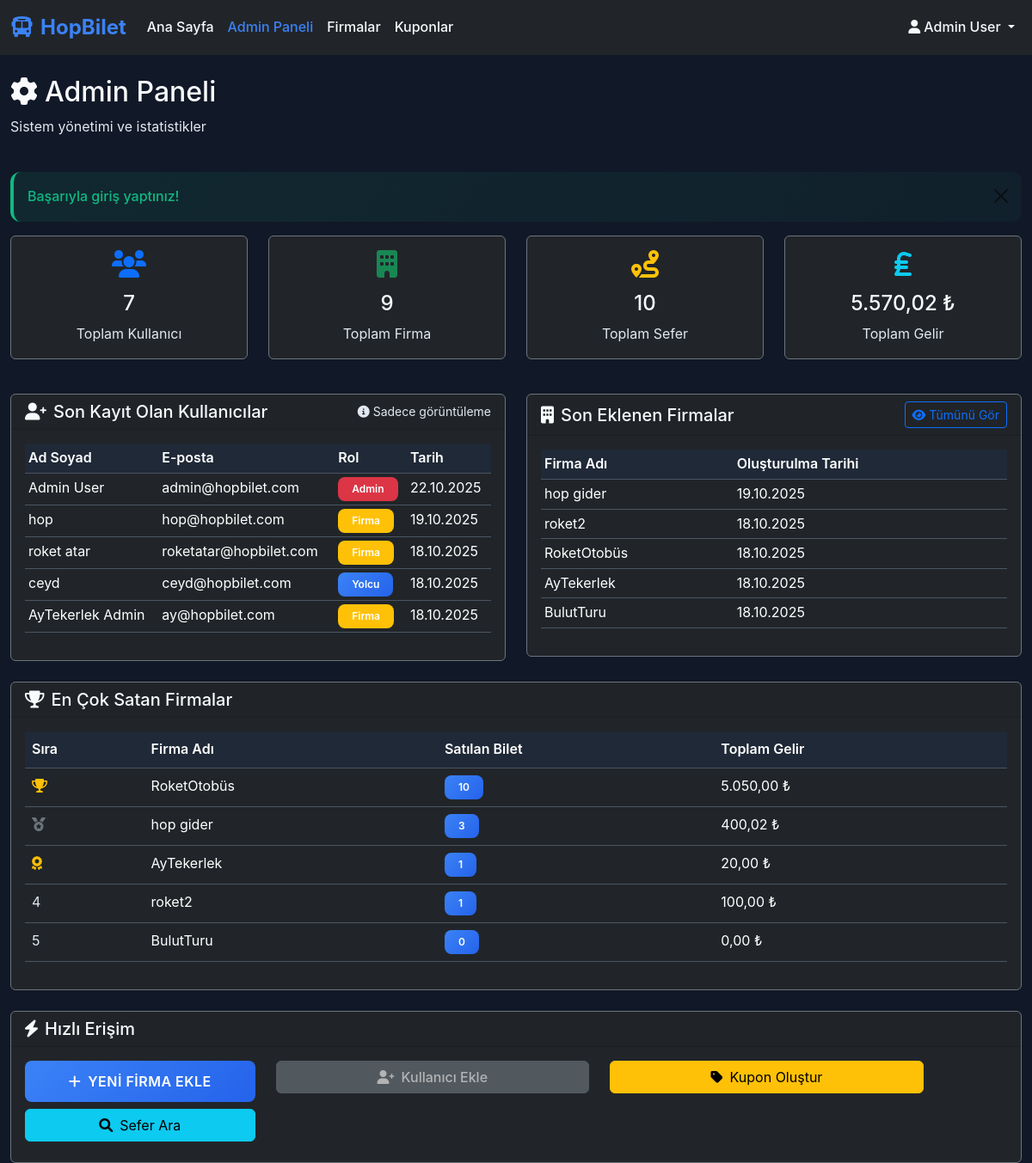
Page /admin/dashboard.php (signed in) on the committed database.
### tables this page shows
CREATE TABLE users (
            id INTEGER PRIMARY KEY AUTOINCREMENT,
            full_name VARCHAR(100) NOT NULL,
            email VARCHAR(100) UNIQUE NOT NULL,
            role TEXT DEFAULT 'user' CHECK(role IN ('user', 'company', 'admin')),
            password VARCHAR(255) NOT NULL,
            company_id INTEGER,
            balance DECIMAL(10,2) DEFAULT 0.00,
            created_at DATETIME DEFAULT CURRENT_TIMESTAMP,
            FOREIGN KEY (company_id) REFERENCES bus_companies(id)
        );

CREATE TABLE bus_companies (
            id INTEGER PRIMARY KEY AUTOINCREMENT,
            name VARCHAR(100) NOT NULL,
            logo_path VARCHAR(255),
            created_at DATETIME DEFAULT CURRENT_TIMESTAMP
        );

### admin/dashboard.php (the view, shortened to what the rows shown need)
<?php
require_once '../config/database.php';
require_once '../includes/functions.php';
$stmt = $pdo->query("
    SELECT full_name, email, role, created_at
    FROM users
    ORDER BY created_at DESC
    LIMIT 5
");
$recent_users = $stmt->fetchAll();
$stmt = $pdo->query("
    SELECT name, created_at
    FROM bus_companies
    ORDER BY created_at DESC
    LIMIT 5
");
$recent_companies = $stmt->fetchAll();
$stmt = $pdo->query("
    SELECT bc.name, COUNT(tk.id) as ticket_count, SUM(tk.total_price) as revenue
    FROM bus_companies bc
    LEFT JOIN trips t ON bc.id = t.company_id
    LEFT JOIN tickets tk ON t.id = tk.trip_id AND tk.status = 'active'
    GROUP BY bc.id, bc.name
    ORDER BY ticket_count DESC
    LIMIT 5
");
$top_companies = $stmt->fetchAll();
?>
<!DOCTYPE html>
<html lang="tr">
<head>
    <link href="https://cdn.jsdelivr.net/npm/bootstrap@5.3.0/dist/css/bootstrap.min.css" rel="stylesheet">
    <link href="https://cdnjs.cloudflare.com/ajax/libs/font-awesome/6.0.0/css/all.min.css" rel="stylesheet">
    <link href="../assets/css/style.css" rel="stylesheet">
</head>
<body class="dark-theme">
    <div class="container-fluid mt-4">
        <div class="row mb-4">
            <div class="col-12">
                <h2 class="text-white">
                    <i class="fas fa-cog me-2"></i>Admin Paneli
                </h2>
            </div>
        </div>
        <div class="row">
            <div class="col-lg-6 mb-4">
                <div class="card bg-dark border-secondary">
                    <div class="card-body">
                        <?php if (empty($recent_users)): ?>
                            <div class="text-center py-3">
                                <i class="fas fa-user-slash fa-2x text-muted mb-2"></i>
                                <p class="text-muted mb-0">Henüz kullanıcı yok</p>
                            </div>
                        <?php else: ?>
                            <div class="table-responsive">
                                <table class="table table-dark table-sm">
                                    <thead>
                                        <tr>
                                            <th>Ad Soyad</th>
                                            <th>E-posta</th>
                                            <th>Rol</th>
                                            <th>Tarih</th>
                                        </tr>
                                    </thead>
                                    <tbody>
                                        <?php foreach ($recent_users as $user): ?>
                                            <tr>
                                                <td><?php echo h($user['full_name']); ?></td>
                                                <td><?php echo h($user['email']); ?></td>
                                                <td>
                                                    <?php
                                                    $role_badges = [
                                                        'user' => 'bg-primary',
                                                        'company' => 'bg-warning',
                                                        'admin' => 'bg-danger'
                                                    ];
                                                    $role_names = [
                                                        'user' => 'Yolcu',
                                                        'company' => 'Firma',
                                                        'admin' => 'Admin'
                                                    ];
                                                    $badge_class = $role_badges[$user['role']] ?? 'bg-secondary';
                                                    $role_name = $role_names[$user['role']] ?? $user['role'];
                                                    ?>
                                                    <span class="badge <?php echo $badge_class; ?>"><?php echo $role_name; ?></span>
                                                </td>
                                                <td><?php echo formatDate($user['created_at'], 'd.m.Y'); ?></td>
                                            </tr>
                                        <?php endforeach; ?>
                                    </tbody>
                                </table>
                            </div>
                        <?php endif; ?>
                    </div>
                </div>
            </div>
            <div class="col-lg-6 mb-4">
                <div class="card bg-dark border-secondary">
                    <div class="card-body">
                        <?php if (empty($recent_companies)): ?>
                            <div class="text-center py-3">
                                <i class="fas fa-building fa-2x text-muted mb-2"></i>
                                <p class="text-muted mb-0">Henüz firma yok</p>
                            </div>
                        <?php else: ?>
                            <div class="table-responsive">
                                <table class="table table-dark table-sm">
                                    <thead>
                                        <tr>
                                            <th>Firma Adı</th>
                                            <th>Oluşturulma Tarihi</th>
                                        </tr>
                                    </thead>
                                    <tbody>
                                        <?php foreach ($recent_companies as $company): ?>
                                            <tr>
                                                <td><?php echo h($company['name']); ?></td>
                                                <td><?php echo formatDate($company['created_at'], 'd.m.Y'); ?></td>
                                            </tr>
                                        <?php endforeach; ?>
                                    </tbody>
                                </table>
                            </div>
                        <?php endif; ?>
                    </div>
                </div>
            </div>
        </div>
        <div class="row">
            <div class="col-12">
                <div class="card bg-dark border-secondary">
                    <div class="card-body">
                        <?php if (empty($top_companies)): ?>
                            <div class="text-center py-4">
                                <i class="fas fa-chart-bar fa-3x text-muted mb-3"></i>
                                <h6 class="text-white">Veri Yok</h6>
                                <p class="text-muted">Henüz satış verisi bulunmamaktadır.</p>
                            </div>
                        <?php else: ?>
                            <div class="table-responsive">
                                <table class="table table-dark table-hover">
                                    <thead>
                                        <tr>
                                            <th>Sıra</th>
                                            <th>Firma Adı</th>
                                            <th>Satılan Bilet</th>
                                            <th>Toplam Gelir</th>
                                        </tr>
                                    </thead>
                                </table>
                            </div>
                        <?php endif; ?>
                    </div>
                </div>
            </div>
        </div>
    </div>
</body>
</html>

### rows in the picture
users: full_name "Admin User", email "admin@hopbilet.com", role "Admin", created_at "22.10.2025"
users: full_name "hop", email "hop@hopbilet.com", role "Firma", created_at "19.10.2025"
users: full_name "roket atar", email "roketatar@hopbilet.com", role "Firma", created_at "18.10.2025"
users: full_name "ceyd", email "ceyd@hopbilet.com", role "Yolcu", created_at "18.10.2025"
users: full_name "AyTekerlek Admin", email "ay@hopbilet.com", role "Firma", created_at "18.10.2025"
bus_companies: name "hop gider", created_at "19.10.2025"
bus_companies: name "roket2", created_at "18.10.2025"
bus_companies: name "RoketOtobüs", created_at "18.10.2025"
bus_companies: name "AyTekerlek", created_at "18.10.2025"
bus_companies: name "BulutTuru", created_at "18.10.2025"

### other values in the picture
$_SESSION['full_name'] "Admin User"
$_SESSION['success_message'] "Başarıyla giriş yaptınız!"
$stats['total_users'] "7"
$stats['total_companies'] "9"
$stats['total_trips'] "10"
formatPrice($stats['total_revenue']) "5.570,02 ₺"
$company['name'] "RoketOtobüs"
$company['ticket_count'] "10"
formatPrice($company['revenue']) "5.050,00 ₺"
$company['name'] "hop gider"
$company['ticket_count'] "3"
formatPrice($company['revenue']) "400,02 ₺"
$company['name'] "AyTekerlek"
$company['ticket_count'] "1"
formatPrice($company['revenue']) "20,00 ₺"
